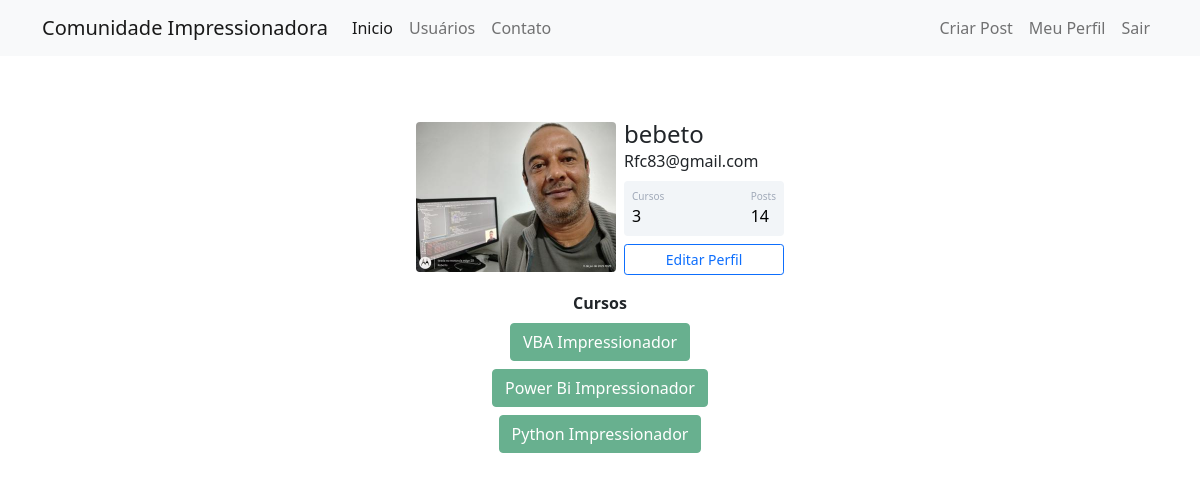
/perfil (signed in), run on the app's committed database.
### comunidadeimpressionadora/models.py (models this page shows)
class Usuario(database.Model, UserMixin):
    id = database.Column(database.Integer, primary_key=True)
    username = database.Column(database.String, nullable=False)
    email = database.Column(database.String, nullable=False)
    senha = database.Column(database.String, nullable=False, unique=True)
    foto_perfil = database.Column(database.String,default='default.jpg')
    posts = database.relationship('Post', backref='autor', lazy=True)
    cursos = database.Column(database.String, nullable=False, default='Não Informado')
    def contar_posts(self):
        return len(self.posts)

### comunidadeimpressionadora/routes.py (the view)
@app.route('/perfil')
@login_required
def perfil():
    foto_perfil = url_for('static', filename='fotos_perfil/{}'.format(current_user.foto_perfil))
    return render_template('perfil.html', foto_perfil=foto_perfil)

### comunidadeimpressionadora/models.py (called while the page is built)
@login_manager.user_loader
def load_usuario(id_usuario):
    return Usuario.query.get(int(id_usuario))

### comunidadeimpressionadora/templates/perfil.html (shortened to what this page needs)
{% extends "base.html" %}
{% block body %}
<div class="container mt-5 d-flex justify-content-center">
        <div class="card p-3">
            <div class="d-flex align-items-center">
                <div class="image pe-2"> <img src="{{ foto_perfil }}" class="rounded" width="200"> </div>
                <div class="ml-3 w-100">
                    <h4 class="mb-0 mt-0">{{ current_user.username }}</h4> <span>{{ current_user.email }}</span>
                    <div class="p-2 mt-2 bg-primary d-flex justify-content-between rounded text-white stats">
                        {% if 'Não Informado' in current_user.cursos %}
                             <div class="d-flex flex-column"> <span class="articles">Cursos</span> <span class="number1">0</span> </div>
                        {% else %}
                             <div class="d-flex flex-column"> <span class="articles">Cursos</span> <span class="number1">{{ current_user.cursos.count(';') + 1 }}</span> </div>
                        {% endif %}
                        <div class="d-flex flex-column"> <span class="rating">Posts</span> <span class="number3">{{ current_user.contar_posts() }}</span> </div>
                    </div>
                    <div class="button mt-2 d-flex flex-row align-items-center">
                        <a class="w-100" href="{{ url_for('editar_perfil') }}">
                            <button class="btn btn-sm btn-outline-primary w-100">Editar Perfil</button>
                        </a>
                    </div>
                </div>
            </div>
        </div>
    </div>
<div class="row justify-content-center">
    <div class="col col-4" style="text-align: center">
        <strong>Cursos</strong><br>
        {% for curso in current_user.cursos.split(';') %}
            <button type="button" class="btn btn-success mt-2" disabled>{{curso}}</button>
        {% endfor %}
    </div>
</div>
{% endblock body %}

### comunidadeimpressionadora/static/main.css (style rules this page uses)
.card { width: 400px; border: none; border-radius: 10px; background-color: #fff }
.stats { background: #f2f5f8 !important; color: #000 !important }
.articles { font-size: 10px; color: #a1aab9 }
.number1 { font-weight: 500 }
.rating { font-size: 10px; color: #a1aab9 }
.number3 { font-weight: 500 }

### data on the page
Usuario: username "bebeto", email "Rfc83@gmail.com", cursos "3"

### other printed values
{{ current_user.contar_posts() }} "14"
{{ curso }} "VBA Impressionador" "Power Bi Impressionador" "Python Impressionador"
